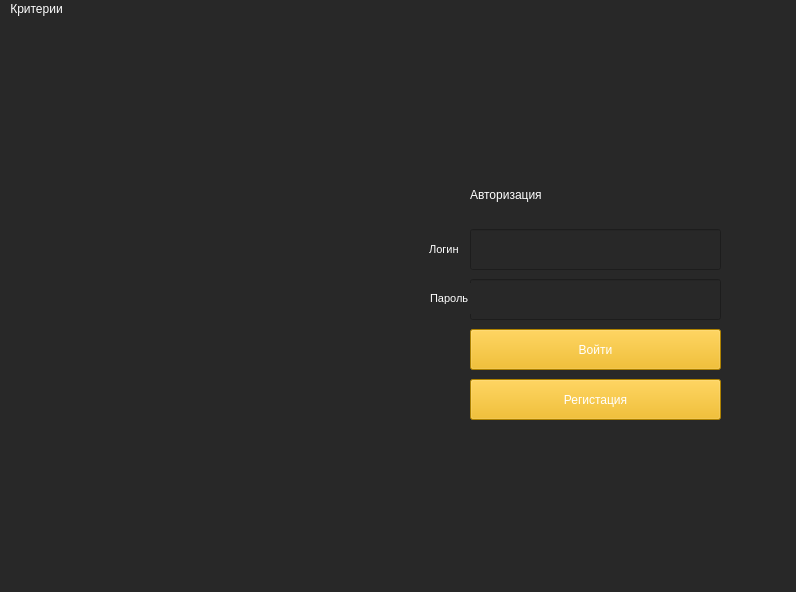
<?xml version="1.0" encoding="UTF-8"?>
<ui version="4.0">
 <class>MainWindow</class>
 <widget class="QMainWindow" name="MainWindow">
  <property name="geometry">
   <rect>
    <x>0</x>
    <y>0</y>
    <width>796</width>
    <height>592</height>
   </rect>
  </property>
  <property name="sizePolicy">
   <sizepolicy hsizetype="Fixed" vsizetype="Fixed">
    <horstretch>0</horstretch>
    <verstretch>0</verstretch>
   </sizepolicy>
  </property>
  <property name="windowTitle">
   <string>EzLearn - Учите и Запоминайте</string>
  </property>
  <property name="styleSheet">
   <string notr="true">background-color: rgb(40, 40, 40);</string>
  </property>
  <widget class="QWidget" name="centralwidget">
   <widget class="QLineEdit" name="ledit_login">
    <property name="geometry">
     <rect>
      <x>470</x>
      <y>210</y>
      <width>251</width>
      <height>41</height>
     </rect>
    </property>
    <property name="whatsThis">
     <string>&lt;html&gt;&lt;head/&gt;&lt;body&gt;&lt;p&gt;&lt;br/&gt;&lt;/p&gt;&lt;/body&gt;&lt;/html&gt;</string>
    </property>
    <property name="styleSheet">
     <string notr="true">font: 10pt &quot;MS Shell Dlg 2&quot;;
color: rgb(255, 255, 255)
</string>
    </property>
    <property name="inputMask">
     <string/>
    </property>
    <property name="text">
     <string/>
    </property>
    <property name="clearButtonEnabled">
     <bool>false</bool>
    </property>
   </widget>
   <widget class="QLineEdit" name="ledit_pswd">
    <property name="geometry">
     <rect>
      <x>470</x>
      <y>260</y>
      <width>251</width>
      <height>41</height>
     </rect>
    </property>
    <property name="styleSheet">
     <string notr="true">font: 10pt &quot;MS Shell Dlg 2&quot;;
color: rgb(255, 255, 255)</string>
    </property>
    <property name="text">
     <string/>
    </property>
   </widget>
   <widget class="QPushButton" name="btn_login">
    <property name="geometry">
     <rect>
      <x>470</x>
      <y>310</y>
      <width>251</width>
      <height>41</height>
     </rect>
    </property>
    <property name="styleSheet">
     <string notr="true">background-color: rgb(242, 180, 0);
font: 10pt &quot;MS Shell Dlg 2&quot;;
color: rgb(255, 255, 255);</string>
    </property>
    <property name="text">
     <string>Войти</string>
    </property>
   </widget>
   <widget class="QPushButton" name="btn_sign_up">
    <property name="geometry">
     <rect>
      <x>470</x>
      <y>360</y>
      <width>251</width>
      <height>41</height>
     </rect>
    </property>
    <property name="styleSheet">
     <string notr="true">background-color: rgb(242, 180, 0);
font: 10pt &quot;MS Shell Dlg 2&quot;;
color: rgb(255, 255, 255)</string>
    </property>
    <property name="text">
     <string>Регистация</string>
    </property>
   </widget>
   <widget class="QLabel" name="lbl_logo">
    <property name="geometry">
     <rect>
      <x>70</x>
      <y>240</y>
      <width>311</width>
      <height>81</height>
     </rect>
    </property>
    <property name="text">
     <string/>
    </property>
    <property name="pixmap">
     <pixmap>../Logo.png</pixmap>
    </property>
   </widget>
   <widget class="QLabel" name="lbl_auth">
    <property name="geometry">
     <rect>
      <x>470</x>
      <y>160</y>
      <width>151</width>
      <height>31</height>
     </rect>
    </property>
    <property name="styleSheet">
     <string notr="true">font: 14pt &quot;MS Shell Dlg 2&quot;;
color: rgb(255, 255, 255)

</string>
    </property>
    <property name="text">
     <string>Авторизация</string>
    </property>
   </widget>
   <widget class="QLabel" name="lbl_user">
    <property name="geometry">
     <rect>
      <x>730</x>
      <y>230</y>
      <width>40</width>
      <height>40</height>
     </rect>
    </property>
    <property name="text">
     <string/>
    </property>
    <property name="pixmap">
     <pixmap>../User.png</pixmap>
    </property>
   </widget>
   <widget class="QLabel" name="lbl_pswd">
    <property name="geometry">
     <rect>
      <x>430</x>
      <y>264</y>
      <width>41</width>
      <height>31</height>
     </rect>
    </property>
    <property name="font">
     <font>
      <family>MS Shell Dlg 2</family>
      <pointsize>8</pointsize>
      <weight>50</weight>
      <italic>false</italic>
      <bold>false</bold>
     </font>
    </property>
    <property name="styleSheet">
     <string notr="true">font: 8pt &quot;MS Shell Dlg 2&quot;;
color: rgb(255, 255, 255)

</string>
    </property>
    <property name="text">
     <string>Пароль</string>
    </property>
   </widget>
   <widget class="QLabel" name="lbl_login">
    <property name="geometry">
     <rect>
      <x>426</x>
      <y>215</y>
      <width>41</width>
      <height>31</height>
     </rect>
    </property>
    <property name="font">
     <font>
      <family>MS Shell Dlg 2</family>
      <pointsize>8</pointsize>
      <weight>50</weight>
      <italic>false</italic>
      <bold>false</bold>
     </font>
    </property>
    <property name="styleSheet">
     <string notr="true">font: 8pt &quot;MS Shell Dlg 2&quot;;
color: rgb(255, 255, 255)

</string>
    </property>
    <property name="text">
     <string> Логин</string>
    </property>
   </widget>
  </widget>
  <widget class="QMenuBar" name="menubar">
   <property name="geometry">
    <rect>
     <x>0</x>
     <y>0</y>
     <width>796</width>
     <height>21</height>
    </rect>
   </property>
   <property name="styleSheet">
    <string notr="true">color: rgb(255, 255, 255)</string>
   </property>
   <widget class="QMenu" name="menu_pswd">
    <property name="title">
     <string>Критерии</string>
    </property>
    <addaction name="action_login"/>
    <addaction name="action_pswd"/>
   </widget>
   <addaction name="menu_pswd"/>
  </widget>
  <widget class="QStatusBar" name="statusbar">
   <property name="styleSheet">
    <string notr="true">color: rgb(255, 0, 0)
</string>
   </property>
  </widget>
  <action name="action1_8">
   <property name="text">
    <string>1) Длина пароля не менее 8 символов</string>
   </property>
  </action>
  <action name="action_login">
   <property name="text">
    <string>Логин</string>
   </property>
  </action>
  <action name="action_pswd">
   <property name="text">
    <string>Пароль</string>
   </property>
  </action>
 </widget>
 <resources/>
 <connections/>
</ui>
